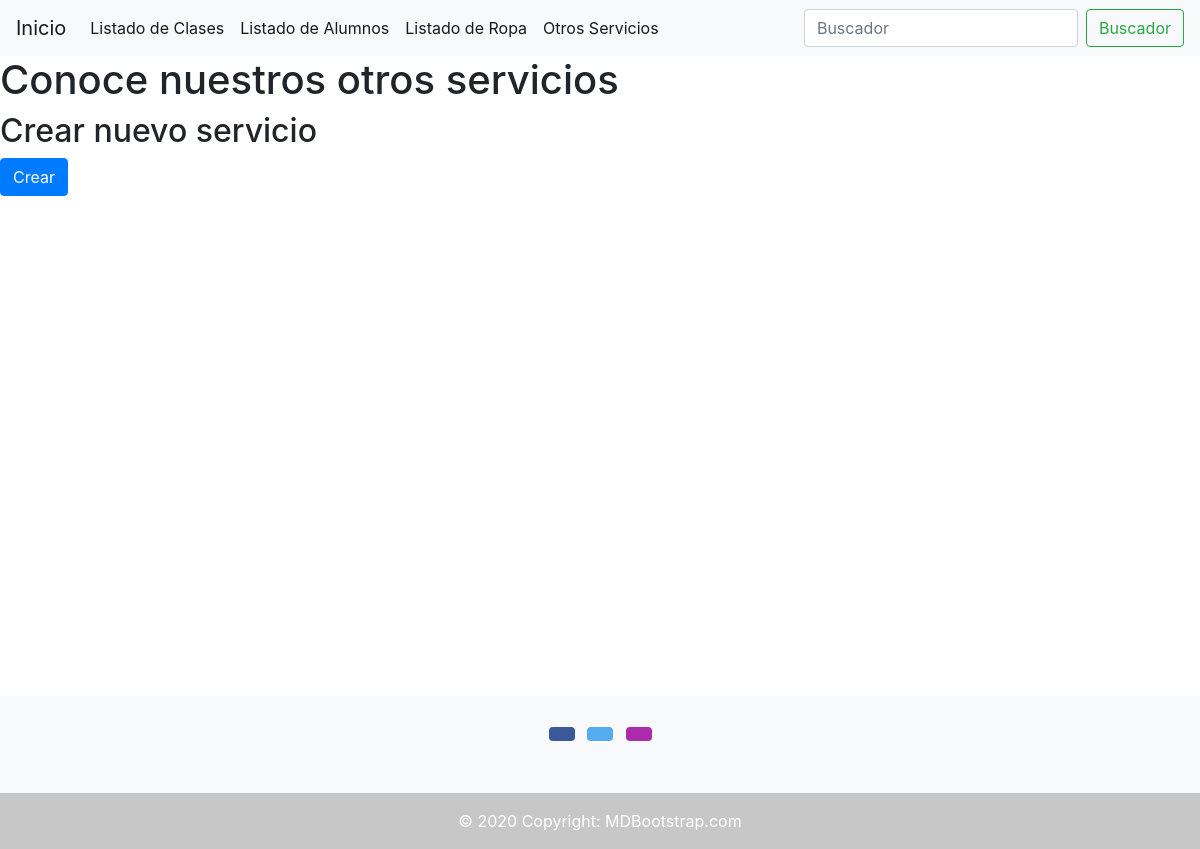
The app's page /servicios/servicios-list/, older data.
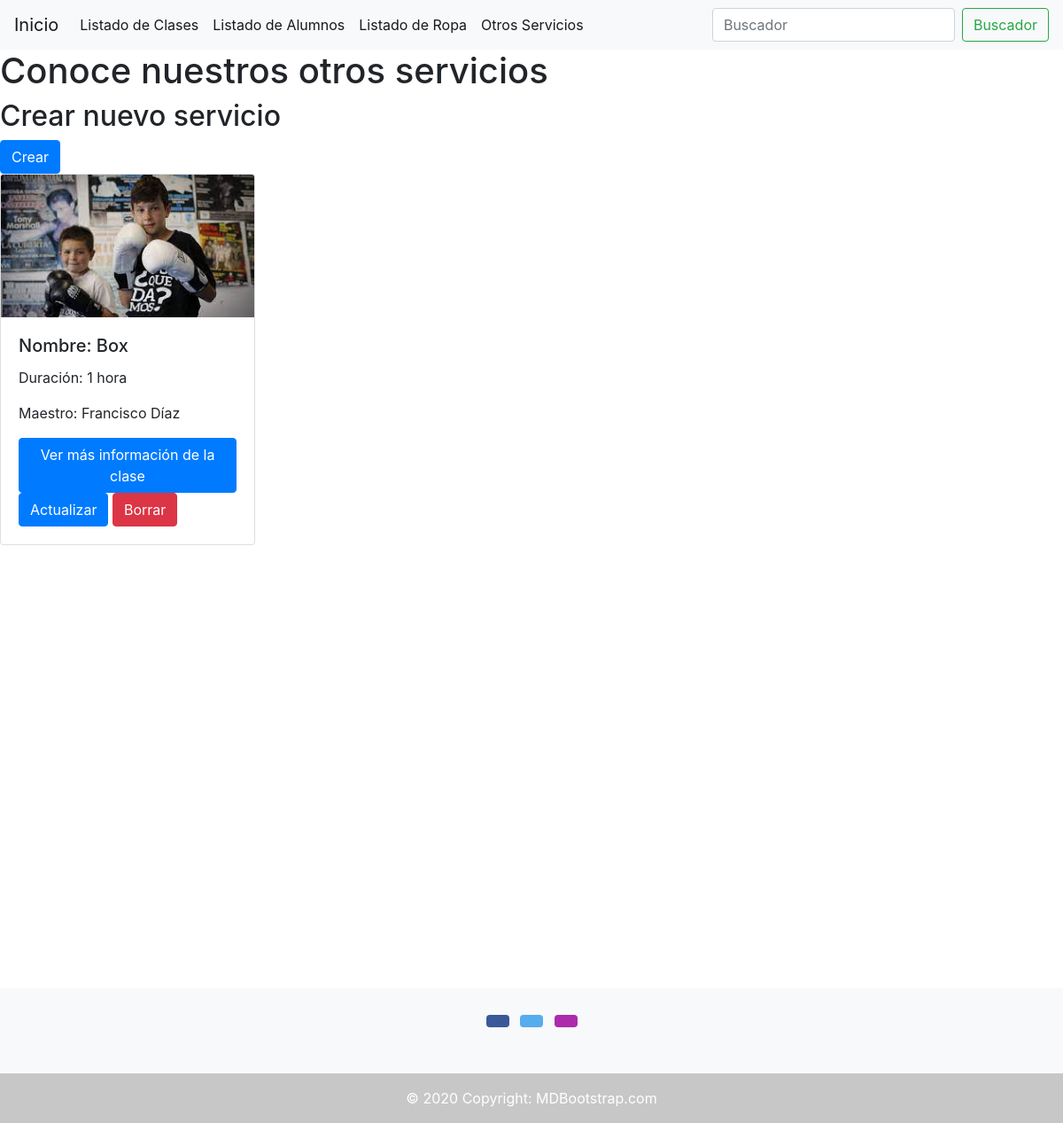
The same page, newer data.
### servicios/models.py (models this page shows, shortened)
class Servicios(models.Model):
    CONDITION_CHOICES = (
        ('aquatica', 'aquatica'),
        ('no aquatica', 'no aquatica'),
    )
    nombre = models.CharField(max_length=30)
    duracion = models.CharField(max_length=15)
    maestro = models.CharField(max_length=30)
    condition = models.CharField(max_length=50, choices = CONDITION_CHOICES)
    is_active = models.BooleanField(default=True)

### servicios/views.py (the view)
# urls.py: path('servicios-list/', ServiciosListView.as_view(), name='servicios_list'),
class ServiciosListView(ListView):
    model = Servicios
    template_name = 'servicios/servicios-list.html'
    queryset = Servicios.objects.filter(is_active = True)

### Templates/Servicios/servicios-list.html (shortened to what this page needs)
{% extends 'Base.html' %}
{% block content %}
    <h1>Conoce nuestros otros servicios</h1>
    <h2>Crear nuevo servicio</h2> <a href="/servicios/servicios-create/"class="btn btn-primary">Crear</a>
<body>
            {% for servicios in object_list %}
            <div class="card" style="width: 18rem;">
                <img class="card-img-top" alt="...">
                <div class="card-body">
                    <h5 class="card-title"> Nombre: {{servicios.nombre}} </h5>
                    <p class="card-text"> Duración: {{servicios.duracion}} </p>
                    <p class="card-text"> Maestro: {{servicios.maestro}} </p>
                    <a href="#" class="btn btn-primary"> Ver más información de la clase </a>
                    <a href="/servicios/servicios-update/{{servicios.id}}/" class="btn btn-primary"> Actualizar </a>
                    <a href="/servicios/servicios-delete/{{servicios.id}}/" class="btn btn-danger"> Borrar </a>
                </div>
            </div>
        {% endfor %}
{% endblock %}

Row changes from the older to the newer data that the page shows:
added Servicios: nombre "Box", duracion "1 hora", maestro "Francisco Díaz"
